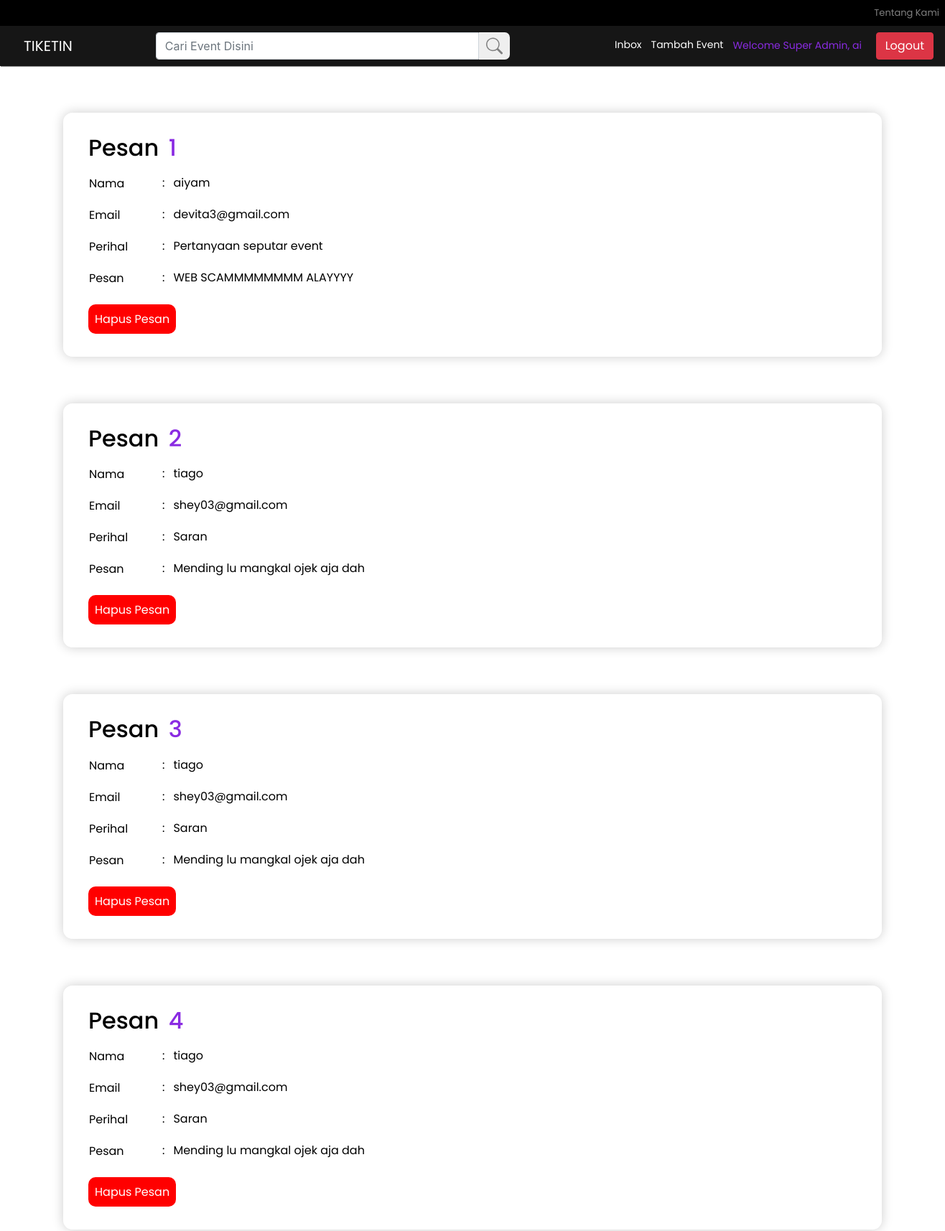
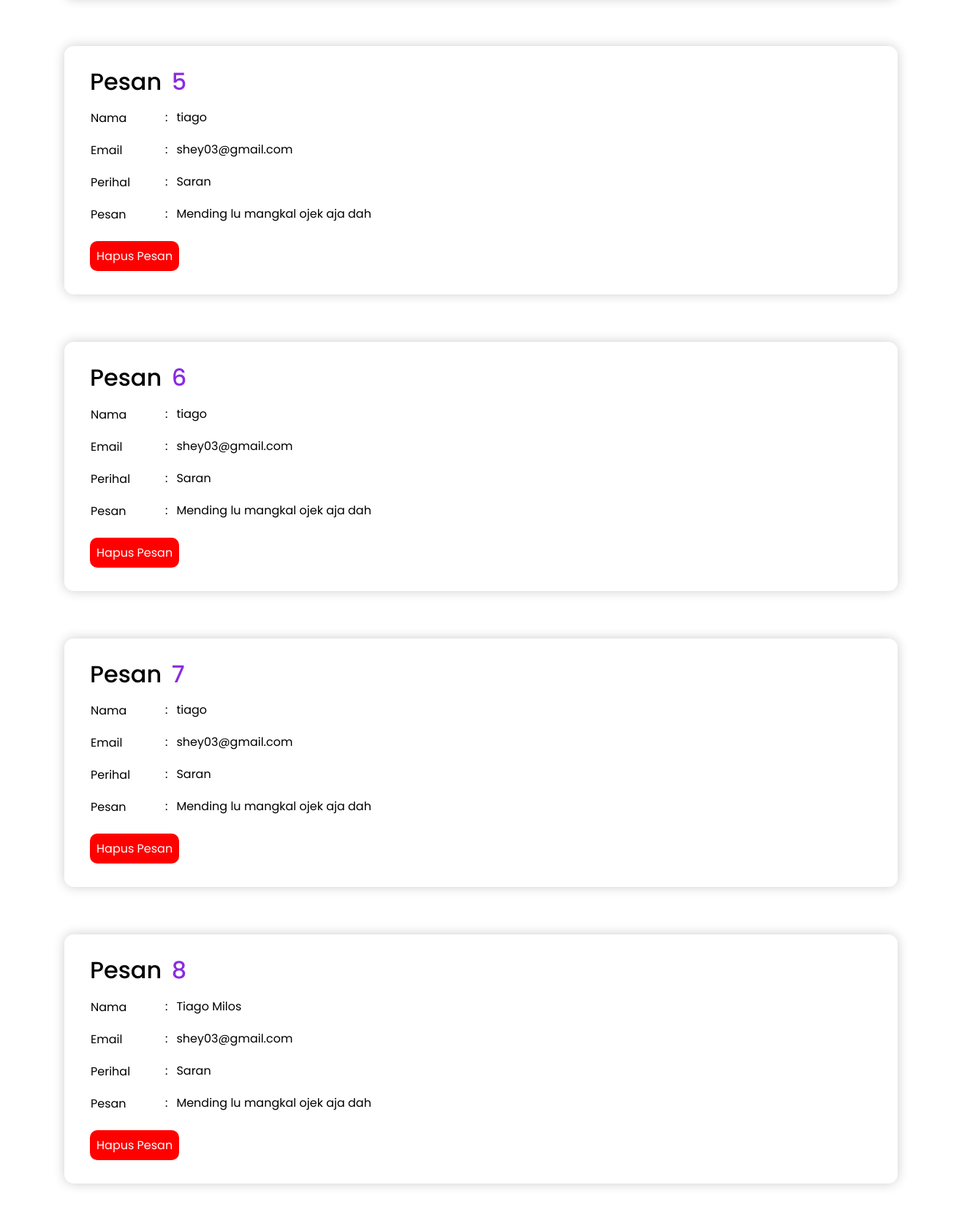
Page /inboxsuperadmin.php (signed in, upper part) on the committed database (2 pictures, top to bottom).
### tables this page shows
CREATE TABLE `contactus` (
  `id` int(11) NOT NULL,
  `nama` varchar(30) NOT NULL,
  `email` varchar(40) NOT NULL,
  `perihal` varchar(30) NOT NULL,
  `pesan` varchar(500) NOT NULL
);

### inboxsuperadmin.php (the view, shortened to what this page needs)
<!doctype html>
<html lang="en">
<head>
    <link rel="stylesheet" href="style.css">
    <link rel="stylesheet" href="https://cdn.jsdelivr.net/npm/bootstrap@4.6.2/dist/css/bootstrap.min.css">
</head>
<body>
    <nav class="navbar navbar-expand-lg navbar-dark" style="background-color: black; padding: 0px;">
        <div class="collapse navbar-collapse" id="navbarNavAltMarkup">
            <div class="navbar-nav ml-auto " style="font-family: Poppins; font-size:13px; color:white;">
                <a class="nav-link" href="#aboutus">Tentang Kami</a>
            </div>
        </div>
    </nav>
    <div class="editnav">
        <nav class="navbar navbar-expand-lg navbar-dark ">
            <a class="navbar-brand" href="homesessionsuperadmin.php" style="color:white ; font-family:Poppins;">TIKETIN</a>
            <div class="collapse navbar-collapse" id="navbarNavAltMarkup">
                <div class="navbar-nav mr-auto">
                    <li class="nav-item" style="margin-left: 100px;">
                        <form class="form-inline" action="searcheventsuperadmin.php" method="POST">
                            <input class="form-control mr-sm-0" type="text" name="search" placeholder="Cari Event Disini" aria-label="Search" style="border-top-right-radius: 0px ; border-bottom-right-radius: 0px; margin-right: 0px; width: 450px;">
                            <button type="submit" style="border-top-right-radius: 7px; border-bottom-right-radius: 7px;
                    padding-top: 7px; padding-left: 10px; padding-right: 10px; padding-bottom: 7px; border:none; margin-left: 0px;display:flex"><svg xmlns="http://www.w3.org/2000/svg" width="23" height="24" fill="gray" class="bi bi-search" viewBox="0 0 16 16">
                                    <path d="M11.742 10.344a6.5 6.5 0 1 0-1.397 1.398h-.001c.03.04.062.078.098.115l3.85 3.85a1 1 0 0 0 1.415-1.414l-3.85-3.85a1.007 1.007 0 0 0-.115-.1zM12 6.5a5.5 5.5 0 1 1-11 0 5.5 5.5 0 0 1 11 0z" />
                                </svg></button>
                        </form>
                </div>
                <div class="navbar-nav ml-auto" style="font-family: Poppins;font-size:14px;">
                    <a href="inboxsuperadmin.php" style="margin-right: 13px;margin-top:7px;text-decoration:none; color:white;">Inbox </a>
                    <a href="tambahevent.php" style="margin-right: 13px;margin-top:7px;text-decoration:none; color:white;">Tambah Event </a>
                    <span style="color:blueviolet;"> Welcome Super Admin,
                        <?php
                        echo $_SESSION['username'];
                        ?>
                        <a class="btn btn-danger" style="margin-left: 16px;" href="logout.php" role="button">Logout</a>
                    </span>
                </div>
            </div>
        </nav>
    </div>
    <section>
        <?php
        $angka = 0;
        include 'konek.php';
        $query = mysqli_query($konek, "select * from contactus");
        while ($data = mysqli_fetch_array($query)) {
            $angka = $angka + 1; ?>
            <div class="editlihattiket container" style="display: flex;">
                <div class="formleft container" style="padding-left: 20px;padding-top:10px;margin-right:10px; padding-right:0px;padding-bottom:20px;">
                    <h2>Pesan <span style="margin-left: 5px; color:blueviolet;"> <?php echo $angka; ?></span> </h2>
                    <table>
                        <tr>
                            <td>
                                <label style="margin-top:10px;width:100px;" for="inputnama">Nama</label>
                            </td>
                            <td>:</td>
                            <td> <span style="margin-left: 10px;margin-bottom: 20px;"> <?php echo $data['nama']; ?></span></td>
                        </tr>
                        <tr>
                            <td>
                                <label style="margin-top:10px;width:100px;" for="inputnama">Email</label>
                            </td>
                            <td>:</td>
                            <td> <span style="margin-left: 10px;margin-bottom: 20px;"><?php echo $data['email']; ?></span></td>
                        </tr>
                        <tr>
                            <td>
                                <label style="margin-top:10px;width:100px;" for="inputperihal">Perihal </label>
                            </td>
                            <td>:</td>
                            <td> <span style="margin-left: 10px;margin-bottom: 20px;"> <?php echo $data['perihal']; ?></span></td>
                        </tr>
                        <tr>
                            <td>
                                <label style=" margin-top:10px;width:100px;" for="inputjumlah">Pesan</label>
                            </td>
                            <td>:</td>
                            <td> <span style="margin-left: 10px;margin-bottom: 20px; width :100px;margin-right:20px;"><?php echo $data['pesan']; ?> </span></td>
                        </tr>
                    </table>
                    <br>
                    <a href=hapusinboxadmin.php?id=<?php echo $data['id']; ?> style="text-decoration:none;padding:9px; font-size:16px;margin-left: 0px; background-color: red ; border-style:none; font-family: Poppins; color:white;border-radius:10px;">Hapus Pesan</a>
                </div>
            </div>
        <?php } ?>
    </section>
</body>
</html>

### style.css (style rules this page uses)
.navbar { background-color: rgb(22, 22, 22); }
.editnav { background-color: rgb(0, 0, 0); box-shadow: 1px 1px gray; }
.editlihattiket { margin-top: 65px; margin-left: 208px; margin-right:234px; padding: 20px; border-radius: 13px; font-family: Poppins; color: rgb(0, 0, 0); background-color: rgba(255, 255, 255, .15); backdrop-filter: blur(5px); box-shadow: 0 0 1rem 0 rgba(0, 0, 0, .2); }

### rows in the picture
contactus: nama "aiyam", email "devita3@gmail.com", perihal "Pertanyaan seputar event", pesan "WEB SCAMMMMMMMM ALAYYYY"
contactus: nama "tiago", email "shey03@gmail.com", perihal "Saran", pesan "Mending lu mangkal ojek aja dah"
contactus: nama "tiago", email "shey03@gmail.com", perihal "Saran", pesan "Mending lu mangkal ojek aja dah"
contactus: nama "tiago", email "shey03@gmail.com", perihal "Saran", pesan "Mending lu mangkal ojek aja dah"
contactus: nama "tiago", email "shey03@gmail.com", perihal "Saran", pesan "Mending lu mangkal ojek aja dah"
contactus: nama "tiago", email "shey03@gmail.com", perihal "Saran", pesan "Mending lu mangkal ojek aja dah"
contactus: nama "tiago", email "shey03@gmail.com", perihal "Saran", pesan "Mending lu mangkal ojek aja dah"
contactus: nama "Tiago Milos", email "shey03@gmail.com", perihal "Saran", pesan "Mending lu mangkal ojek aja dah"

### other values in the picture
$_SESSION['username'] "ai"
